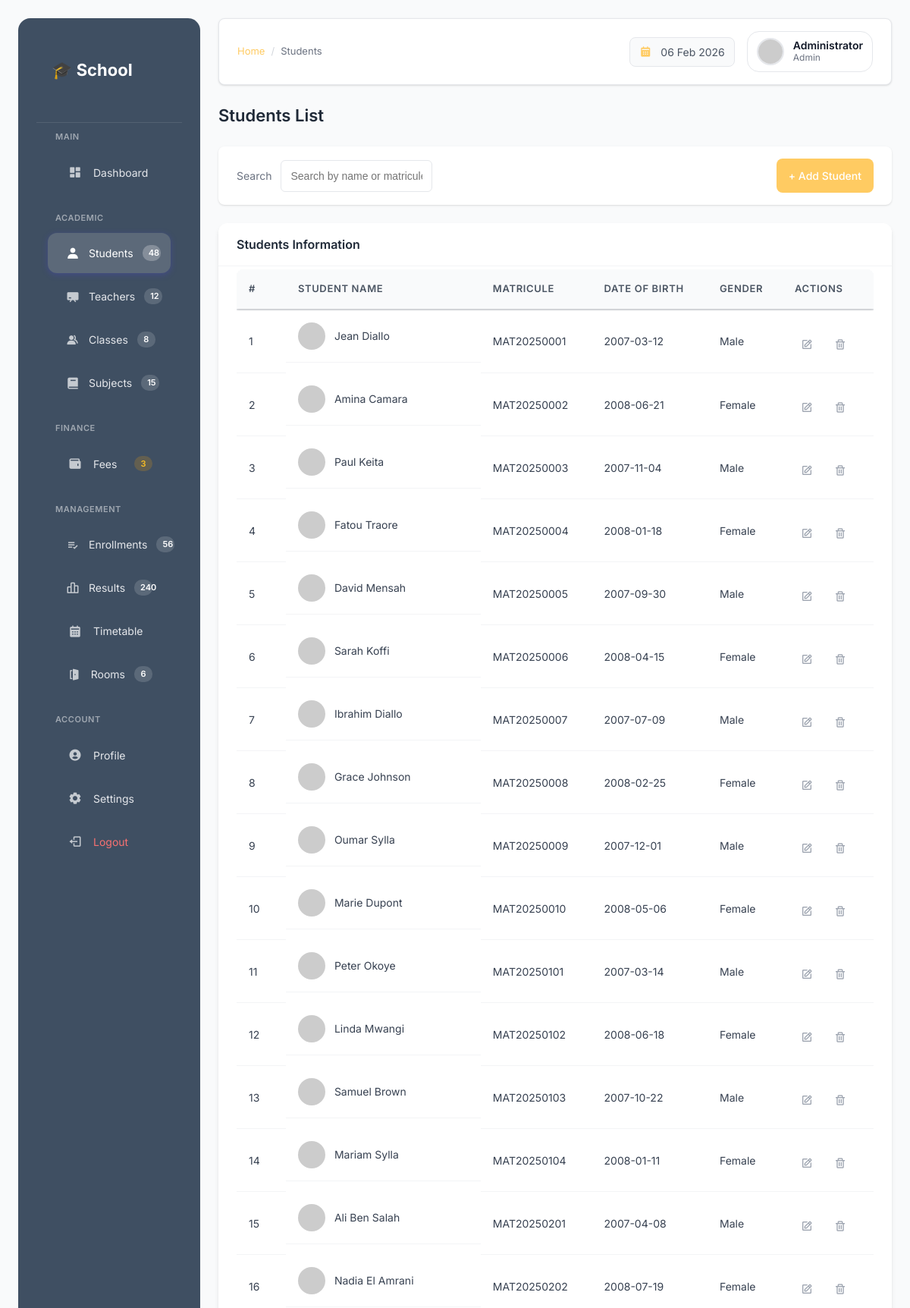
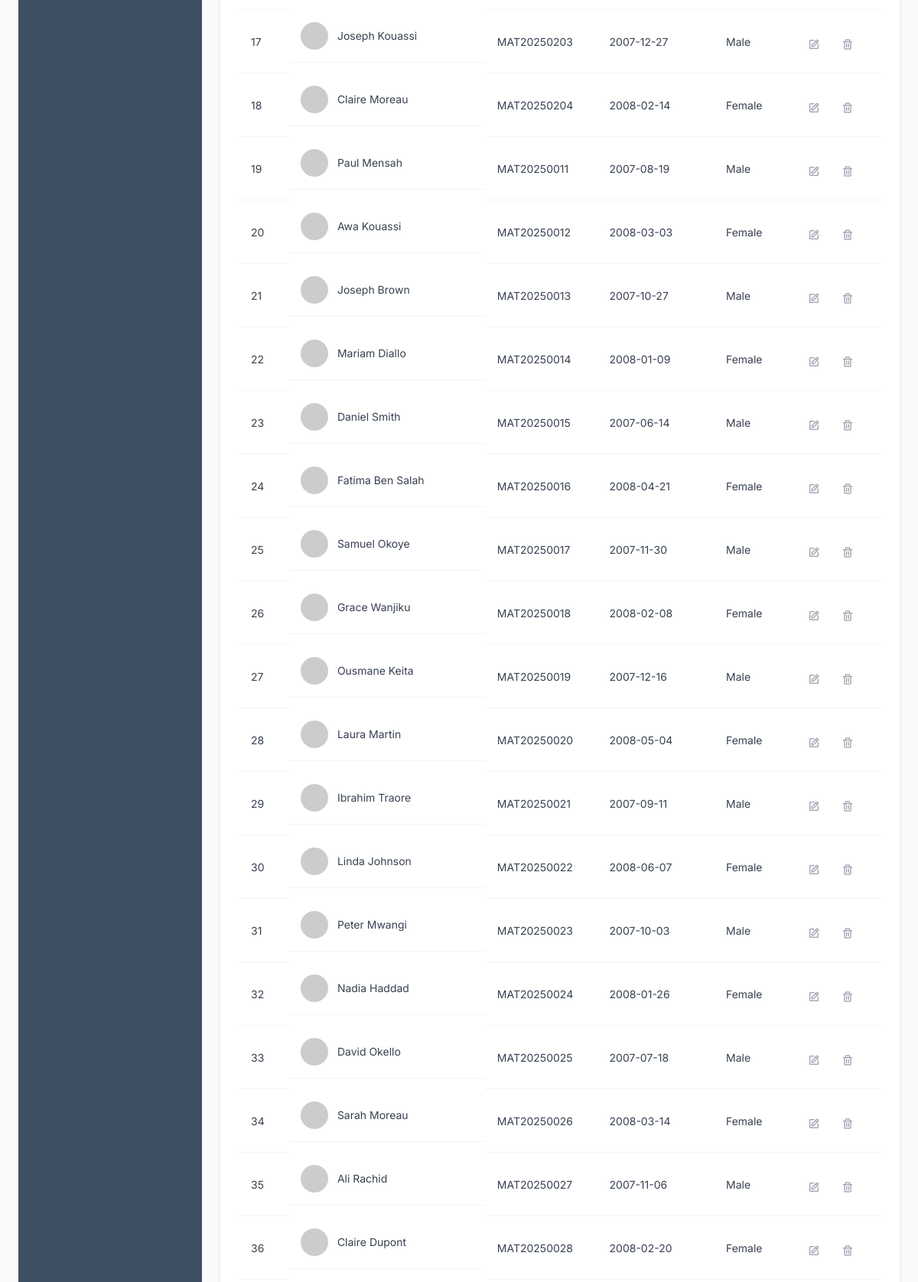
The app's page /students (signed in, upper part) with its own data (2 pictures, top to bottom).
### tables this page shows
CREATE TABLE students (
    id INTEGER PRIMARY KEY AUTOINCREMENT,
    name TEXT NOT NULL,
    matricule TEXT UNIQUE NOT NULL,
    date_of_birth TEXT,
    gender TEXT
);

### app.py (the view)
@app.route("/students")
@login_required
def students():
    conn = get_db_connection()
    students = conn.execute("SELECT * FROM students").fetchall()
    conn.close()
    return render_template("students.html",
                         students=students,
                         page_title="Students",
                         page_heading="Students")

### app.py (called while the page is built)
def get_db_connection():
    conn = sqlite3.connect(DB_PATH)
    conn.row_factory = sqlite3.Row
    return conn

def login_required(f):
    @wraps(f)
    def decorated_function(*args, **kwargs):
        if not session.get("admin_logged_in"):
            return redirect(url_for("login"))
        return f(*args, **kwargs)
    return decorated_function

@app.context_processor
def inject_date():
    return {"current_date": datetime.now().strftime("%d %b %Y")}

### templates/students.html (shortened to what this page needs)
{% extends "base.html" %}
{% block breadcrumb %}Students{% endblock %}
{% block content %}
<div class="page-header">
    <h2>Students List</h2>
</div>
<div class="filter-bar">
    <div class="filter-group">
        <label>Search</label>
        <input type="text" placeholder="Search by name or matricule">
    </div>
    <a href="{{ url_for('add_student') }}" class="btn btn-primary">
        + Add Student
    </a>
</div>
<div class="card">
    <div class="card-header">
        Students Information
    </div>
    <div class="card-body">
        <div class="table-container">
        <table class="table">
            <thead>
                <tr>
                    <th>#</th>
                    <th>Student Name</th>
                    <th>Matricule</th>
                    <th>Date of Birth</th>
                    <th>Gender</th>
                    <th class="text-right">Actions</th>
                </tr>
            </thead>
            <tbody>
                {% for student in students %}
                <tr>
                    <td>{{ student.id }}</td>
                    <td class="user-cell">
                        <img src="https://i.pravatar.cc/40?u={{ student.id }}"
                             alt="{{ student.name }}">
                        <span>{{ student.name }}</span>
                    </td>
                    <td>{{ student.matricule }}</td>
                    <td>{{ student.date_of_birth }}</td>
                    <td>{{ student.gender }}</td>
                    <td class="action-icons">
                        <a href="{{ url_for('edit_student', id=student.id) }}"
                           class="edit" title="Edit">
                            <i class='bx bx-edit'></i>
                        </a>
                        <a href="{{ url_for('delete_student', id=student.id) }}"
                           class="delete"
                           onclick="return confirm('Are you sure?');"
                           title="Delete">
                            <i class='bx bx-trash'></i>
                        </a>
                    </td>
                </tr>
                {% endfor %}
            </tbody>
        </table>
    </div>
</div>
{% endblock %}

### static/css/main.css (style rules this page uses)
:root { --primary: #ffcb62; --primary-dark: #1e4fd8; --primary-light: #3b82f6; --login-primary: #ffd98e; --login-bg: #102032; --login-gradient: radial-gradient(ellipse at top left, #283647, #102032); --secondary: #10b981; --danger: #ef4444; --warning: #f59e0b; --info: #0ea5e9; --dark: #111827; --gray-900: #1f2937; --gray-800: #374151; --gray-700: #4b5563; --gray-600: #6b7280; --gray-500: #9ca3af; --gray-400: #d1d5db; --gray-300: #e5e7eb; --gray-200: #f3f4f6; --gray-100: #f9fafb; --white: #ffffff; --sidebar-bg: #3f4f62; --sidebar-text: #e5e7eb; --sidebar-hover: rgba(255, 255, 255, 0.15); --space-xs: 0.5rem; --space-sm: 0.75rem; --space-md: 1rem; --space-lg: 1.5rem; --space-xl: 2rem; --radius-sm: 0.375rem; --radius: 0.5rem; --radius-md: 0.75rem; --radius-lg: 1rem; --shadow-sm: 0 1px 2px 0 rgb(0 0 0 / 0.05); --shadow: 0 1px 3px 0 rgb(0 0 0 / 0.1), 0 1px 2px -1px rgb(0 0 0 / 0.1); --shadow-md: 0 4px 6px -1px rgb(0 0 0 / 0.1), 0 2px 4px -2px rgb(0 0 0 / 0.1); --shadow-lg: 0 10px 15px -3px rgb(0 0 0 / 0.1), 0 4px 6px -4px rgb(0 0 0 / 0.1); }
* { margin: 0; padding: 0; box-sizing: border-box; }
body { font-family: "Inter", "Segoe UI", sans-serif; background: var(--gray-100); color: var(--gray-800); line-height: 1.5; }
.page-header { display: flex; justify-content: space-between; align-items: center; margin-bottom: var(--space-lg); }
.page-header h2 { font-size: 1.375rem; font-weight: 600; color: var(--gray-900); }
.btn { display: inline-flex; align-items: center; gap: var(--space-xs); padding: var(--space-sm) var(--space-md); border-radius: var(--radius); font-size: 0.875rem; font-weight: 500; border: none; cursor: pointer; transition: all 0.2s ease; text-decoration: none; font-family: inherit; }
.btn-primary { background: var(--primary); color: var(--white); }
.card { background: var(--white); border-radius: var(--radius-md); box-shadow: var(--shadow-md); margin-bottom: var(--space-lg); overflow: hidden; }
.card-header { padding: var(--space-md) var(--space-lg); font-size: 1rem; font-weight: 600; border-bottom: 1px solid var(--gray-200); color: var(--gray-900); }
.card-body { padding: var(--space-lg); }
.filter-bar { display: flex; align-items: center; justify-content: space-between; gap: var(--space-sm); padding: var(--space-md) var(--space-lg); margin-bottom: var(--space-lg); background: var(--white); border-radius: var(--radius); box-shadow: var(--shadow); }
.filter-group { display: flex; align-items: center; gap: var(--space-sm); }
.filter-group label { font-size: 0.875rem; color: var(--gray-600); white-space: nowrap; }
.filter-group select, .filter-group input { padding: var(--space-sm); border-radius: var(--radius-sm); border: 1px solid var(--gray-300); font-size: 0.875rem; min-width: 150px; background: var(--white); }
.filter-group input { width: 200px; }
.table { width: 100%; border-collapse: collapse; font-size: 0.875rem; }
.table thead { background: var(--gray-100); }
.table th { text-align: left; font-weight: 600; color: var(--gray-700); padding: var(--space-md); border-bottom: 2px solid var(--gray-300); font-size: 0.8125rem; text-transform: uppercase; letter-spacing: 0.05em; }
.table td { padding: var(--space-md); color: var(--gray-800); border-bottom: 1px solid var(--gray-200); }
.user-cell { display: flex; align-items: center; gap: var(--space-sm); }
.user-cell img { width: 36px; height: 36px; border-radius: 50%; object-fit: cover; }
.action-icons { display: flex; gap: var(--space-sm); }
.action-icons a { color: var(--gray-500); text-decoration: none; font-size: 1rem; transition: color 0.2s; padding: var(--space-xs); border-radius: var(--radius-sm); }
.table-container { max-height: 600px; overflow-y: auto; border: 0px solid var(--gray-300); border-radius: var(--radius); margin-top: -20px; }
.table-container table { margin-bottom: 0; }
.table-container thead { position: sticky; top: 0; background: var(--gray-100); z-index: 10; box-shadow: 0 2px 2px -1px rgba(0,0,0,0.1); }
.table-container { max-height: calc(100vh - 300px); min-height: 770px; overflow-y: auto; }

### records on screen
students: id "1", name "Jean Diallo", matricule "MAT20250001", date_of_birth "2007-03-12", gender "Male"
students: id "2", name "Amina Camara", matricule "MAT20250002", date_of_birth "2008-06-21", gender "Female"
students: id "3", name "Paul Keita", matricule "MAT20250003", date_of_birth "2007-11-04", gender "Male"
students: id "4", name "Fatou Traore", matricule "MAT20250004", date_of_birth "2008-01-18", gender "Female"
students: id "5", name "David Mensah", matricule "MAT20250005", date_of_birth "2007-09-30", gender "Male"
students: id "6", name "Sarah Koffi", matricule "MAT20250006", date_of_birth "2008-04-15", gender "Female"
students: id "7", name "Ibrahim Diallo", matricule "MAT20250007", date_of_birth "2007-07-09", gender "Male"
students: id "8", name "Grace Johnson", matricule "MAT20250008", date_of_birth "2008-02-25", gender "Female"
students: id "9", name "Oumar Sylla", matricule "MAT20250009", date_of_birth "2007-12-01", gender "Male"
students: id "10", name "Marie Dupont", matricule "MAT20250010", date_of_birth "2008-05-06", gender "Female"
students: id "11", name "Peter Okoye", matricule "MAT20250101", date_of_birth "2007-03-14", gender "Male"
students: id "12", name "Linda Mwangi", matricule "MAT20250102", date_of_birth "2008-06-18", gender "Female"
students: id "13", name "Samuel Brown", matricule "MAT20250103", date_of_birth "2007-10-22", gender "Male"
students: id "14", name "Mariam Sylla", matricule "MAT20250104", date_of_birth "2008-01-11", gender "Female"
students: id "15", name "Ali Ben Salah", matricule "MAT20250201", date_of_birth "2007-04-08", gender "Male"
students: id "16", name "Nadia El Amrani", matricule "MAT20250202", date_of_birth "2008-07-19", gender "Female"
students: id "17", name "Joseph Kouassi", matricule "MAT20250203", date_of_birth "2007-12-27", gender "Male"
students: id "18", name "Claire Moreau", matricule "MAT20250204", date_of_birth "2008-02-14", gender "Female"
students: id "19", name "Paul Mensah", matricule "MAT20250011", date_of_birth "2007-08-19", gender "Male"
students: id "20", name "Awa Kouassi", matricule "MAT20250012", date_of_birth "2008-03-03", gender "Female"
students: id "21", name "Joseph Brown", matricule "MAT20250013", date_of_birth "2007-10-27", gender "Male"
students: id "22", name "Mariam Diallo", matricule "MAT20250014", date_of_birth "2008-01-09", gender "Female"
students: id "23", name "Daniel Smith", matricule "MAT20250015", date_of_birth "2007-06-14", gender "Male"
students: id "24", name "Fatima Ben Salah", matricule "MAT20250016", date_of_birth "2008-04-21", gender "Female"
students: id "25", name "Samuel Okoye", matricule "MAT20250017", date_of_birth "2007-11-30", gender "Male"
students: id "26", name "Grace Wanjiku", matricule "MAT20250018", date_of_birth "2008-02-08", gender "Female"
students: id "27", name "Ousmane Keita", matricule "MAT20250019", date_of_birth "2007-12-16", gender "Male"
students: id "28", name "Laura Martin", matricule "MAT20250020", date_of_birth "2008-05-04", gender "Female"
students: id "29", name "Ibrahim Traore", matricule "MAT20250021", date_of_birth "2007-09-11", gender "Male"
students: id "30", name "Linda Johnson", matricule "MAT20250022", date_of_birth "2008-06-07", gender "Female"
students: id "31", name "Peter Mwangi", matricule "MAT20250023", date_of_birth "2007-10-03", gender "Male"
students: id "32", name "Nadia Haddad", matricule "MAT20250024", date_of_birth "2008-01-26", gender "Female"
students: id "33", name "David Okello", matricule "MAT20250025", date_of_birth "2007-07-18", gender "Male"
students: id "34", name "Sarah Moreau", matricule "MAT20250026", date_of_birth "2008-03-14", gender "Female"
students: id "35", name "Ali Rachid", matricule "MAT20250027", date_of_birth "2007-11-06", gender "Male"
students: id "36", name "Claire Dupont", matricule "MAT20250028", date_of_birth "2008-02-20", gender "Female"

### other values on screen
{{ session.get('user_name', 'Administrator') }} "Administrator"
{{ session.get('user_role', 'Admin') }} "Admin"
